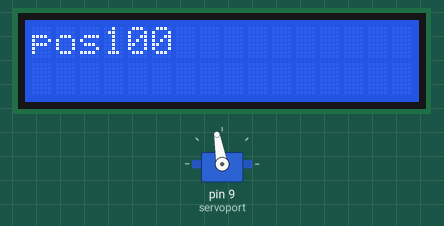
Bench run of a sketch on a simulated Arduino Uno, built with avr-gcc and run on an emulated ATmega328P. Parts: 16×2 character LCD, servo.

Above: at 0.72 s.
At 5.55 s:
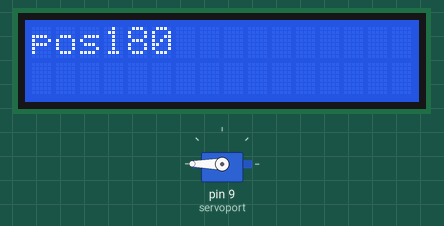
At 11.56 s:
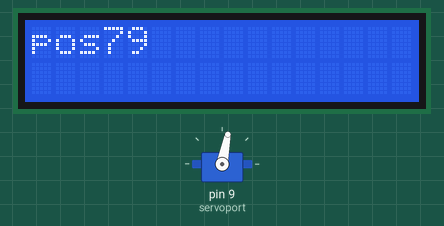
At 21.6 s:
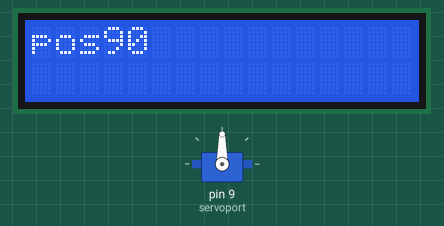
Timing chart, 0 to 23.1 s (numbered marks = the images above):
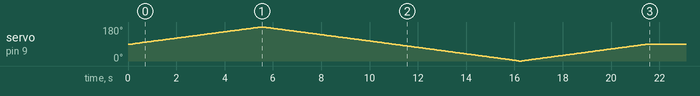

The sketch:

wkshp4servosTA.ino
```cpp
#include <Servo.h>;
#include <Wire.h>;
#include <LiquidCrystal_I2C.h>
LiquidCrystal_I2C lcd(0x27,16,2);
Servo myServo;
int servoport = 9;
int pos = 0;
void servoTest(int val){
    lcd.clear();
    lcd.print("pos");
    lcd.print(val, DEC);
    myServo.write(val);
    delay(50);
}
void setup() {
  lcd.init();
  lcd.backlight();
  pinMode(servoport, OUTPUT);
  myServo.attach(servoport);

}

void loop() {
  servoTest(90);
  for(int i=90; i<181;i++){
    servoTest(i);
    delay(1);
  }
  for(int i=180; i>-1;i--){
    servoTest(i);
    delay(1);
  }
  for(int i=0; i<91;i++){
    servoTest(i);
    delay(1);
  }
  delay(1000000000000);
//  int delta = 50;
//  for(pos=0; pos>181;pos++){
//    lcd.clear();
//    lcd.print("pos");
//    lcd.print(pos, DEC);
//    myServo.write(pos);
//    delay(delta);
//  }
//  for(pos=180; pos>0;pos--){
//    lcd.clear();
//    lcd.print("pos");
//    lcd.print(pos, DEC);
//    myServo.write(pos);
//    delay(delta);
//  }
}
```
